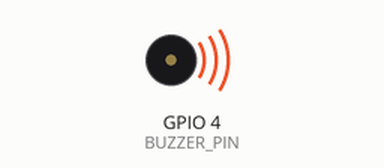
Simulated run of this program. Board: Raspberry Pi (BCM pin numbers). Shown: buzzer (waves = sounding, pin HIGH). At 2.0 s the program stops and its outputs stay as they are.

Above: at 0.1 s.
At 2.1 s:
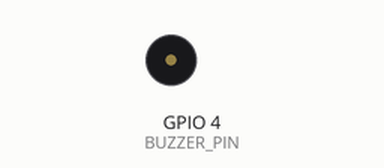
Timing chart, 0 to 3.5 s (numbered marks = the images above):
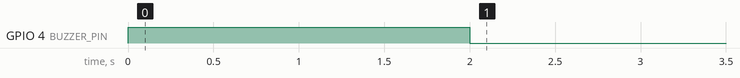

The program:

active_buzzer.py
```python
import RPi.GPIO as GPIO
import time

BUZZER_PIN = 4

GPIO.setmode(GPIO.BCM)
GPIO.setup(BUZZER_PIN, GPIO.OUT)

GPIO.output(BUZZER_PIN, GPIO.HIGH)
time.sleep(2)
GPIO.output(BUZZER_PIN, GPIO.LOW)

GPIO.cleanup()
```

Measured:
- by itself, GPIO 4 (BUZZER_PIN): LOW → HIGH at 0.00 s, → LOW 2.0 s later
